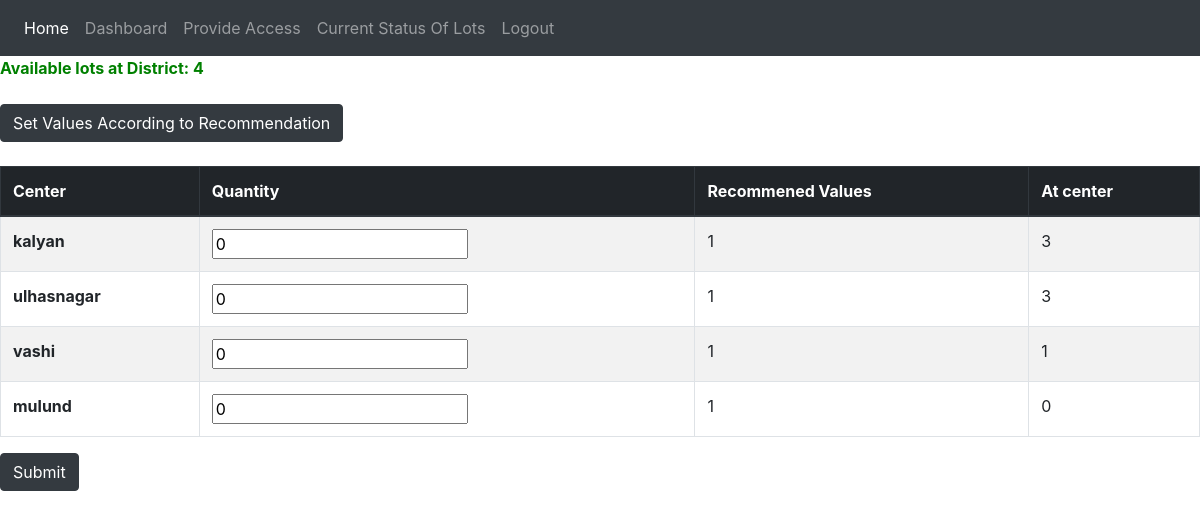
Page /district/thane/send_to_center (signed in) on the earlier database version.
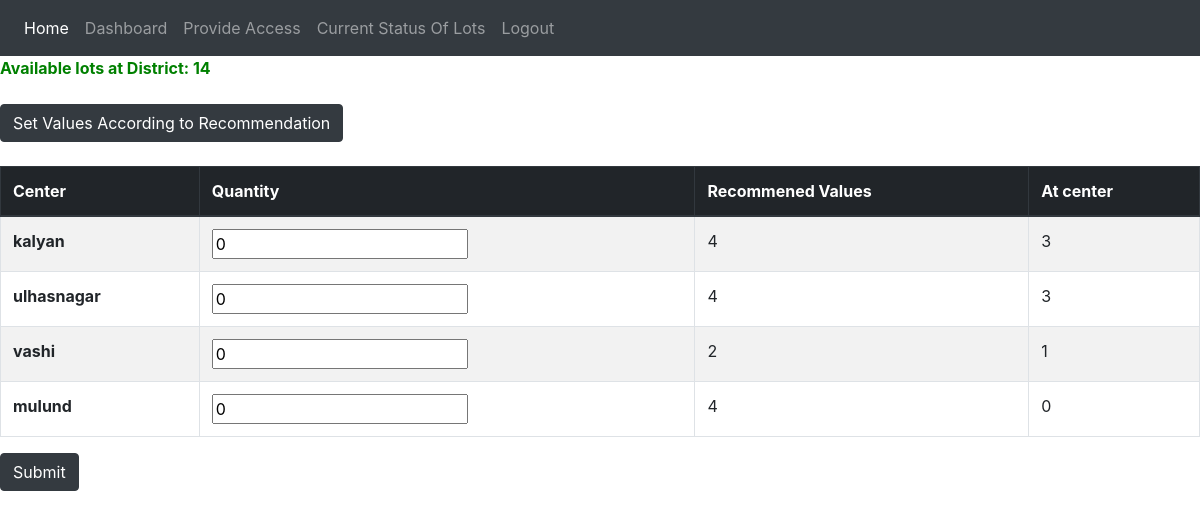
Same page on the later database version.
### vaccine_app/models.py (models this page shows, shortened)
class Center(models.Model):
    centerPrimaryKey = models.AutoField(primary_key=True)
    centerId = models.UUIDField(default=uuid.uuid4, editable=False, unique=True)
    district = models.ForeignKey(District, on_delete=models.CASCADE, related_name="Center")
    name = models.CharField(max_length=255, unique=True)
    maxCountPerDate = models.IntegerField(default=0)
    population = models.IntegerField(default=1)

### vaccine_app/views.py (the view, shortened to what this page needs)
# urls.py: path('district/<str:name>/send_to_center',views.send_to_center,name="send_to_center"),
def send_to_center(request,name):
    if verify(request,"district",name):
        print("send")
        error = ""
        centers = Center.objects.filter(district__name__contains = name)
        ratio=get_ratio_center(District.objects.get(name = name))
        ratio_list=[]
        count_list=[]
        for center in centers:
            count_list.append(CenterVaccineData.objects.filter(center=center, lot__status__contains = "atCenter").count())
            ratio_list.append(ratio[center.name])
        quantity_available = DistrictVaccineData.objects.filter(district__name__contains = name, lot__status__contains = "atDistrict").count()
        context = {"name":name,"centers":zip(centers,zip(ratio_list,count_list)),"quantity_available":quantity_available,"error":error}
        return render(request,"send_to_center.html",context)
    return redirect("district_dash",name)

### vaccine_app/views.py (called while the page is built, shortened)
def verify(request,district_or_center,name):
    if district_or_center=="district":
        user=request.user
        if District.objects.filter(name=name).exists():
            district_obj=District.objects.get(name=name)
            if AccessControlListDistrict.objects.filter(person=user,district=district_obj).exists() and user.is_districtadmin:
                return True
            else:
                print("access is not there for user "+user.email)
                return False
        else:
            print("District name is invalid")
            return False
    else:
        print("Invalid district_or_center value")
        return False

### templates/send_to_center.html (shortened to what this page needs)
{% extends 'base.html' %}
{% block content %}
    <b style="color: green;">Available lots at District: {{quantity_available}}</b>
    <br><br>
    <button class="btn btn-dark" onclick="set_value()">Set Values According to Recommendation</button>
    <br><br>
    <form action="/district/{{name}}/send_to_center" method="POST">
        <table class="table table-striped table-bordered">
            <thead>
            <tr class="thead-dark">
                <th scope="col">Center</th>
                <th scope="col">Quantity</th>
                <th scope="col">Recommened Values</th>
                <th scope="col">At center</th>
            </tr>
            </thead>
            <tbody>
                {% for center,ratio in centers %}
                    <tr>
                        <th scope="row">{{ center.name }}</th>
                        <td><input class="set_ratio" type="number" value="0" name="quantities" /></a>
                        <td class="get_ratio">{{ ratio.0 }}</td>
                        <td>{{ ratio.1 }}</td>
                    </tr>
                {% endfor %}
            </tbody>
        </table>
        <button class="btn btn-dark" type="submit">Submit</button>
    </form>
{% endblock %}

Differences in the rows shown:
changed Center "kalyan": population "1" → "4"
changed Center "ulhasnagar": centerPrimaryKey "1" → "4"
changed Center "vashi": population "1" → "2"
changed Center "mulund": population "1" → "4"
Other differences:
{{ quantity_available }}: "4" → "14"
